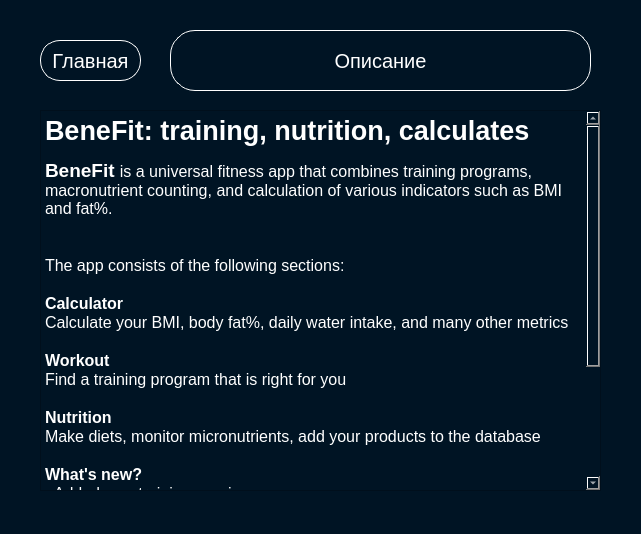
<?xml version="1.0" encoding="UTF-8"?>
<ui version="4.0">
 <class>Dialog</class>
 <widget class="QDialog" name="Dialog">
  <property name="geometry">
   <rect>
    <x>0</x>
    <y>0</y>
    <width>641</width>
    <height>534</height>
   </rect>
  </property>
  <property name="windowTitle">
   <string>Dialog</string>
  </property>
  <property name="styleSheet">
   <string notr="true">background-color:#001424;
color:#fff;
font-family: &quot;Franklin Gothic Mediumi&quot;,sand-serif; </string>
  </property>
  <widget class="QPushButton" name="pushButton_header">
   <property name="geometry">
    <rect>
     <x>170</x>
     <y>30</y>
     <width>421</width>
     <height>61</height>
    </rect>
   </property>
   <property name="styleSheet">
    <string notr="true">border:1px solid #fff;
border-radius:25px;
font-size:20px;
color:#fff;</string>
   </property>
   <property name="text">
    <string>Описание</string>
   </property>
  </widget>
  <widget class="QTextBrowser" name="textBrowser_ru">
   <property name="geometry">
    <rect>
     <x>40</x>
     <y>110</y>
     <width>561</width>
     <height>381</height>
    </rect>
   </property>
   <property name="html">
    <string>&lt;!DOCTYPE HTML PUBLIC &quot;-//W3C//DTD HTML 4.0//EN&quot; &quot;http://www.w3.org/TR/REC-html40/strict.dtd&quot;&gt;
&lt;html&gt;&lt;head&gt;&lt;meta name=&quot;qrichtext&quot; content=&quot;1&quot; /&gt;&lt;style type=&quot;text/css&quot;&gt;
p, li { white-space: pre-wrap; }
&lt;/style&gt;&lt;/head&gt;&lt;body style=&quot; font-family:'Franklin Gothic Mediumi','sand-serif'; font-size:8.25pt; font-weight:400; font-style:normal;&quot;&gt;
&lt;p style=&quot; margin-top:0px; margin-bottom:0px; margin-left:0px; margin-right:0px; -qt-block-indent:0; text-indent:0px;&quot;&gt;&lt;span style=&quot; font-size:20pt; font-weight:600;&quot;&gt;BeneFit: тренировки, питание, расчеты&lt;/span&gt;&lt;/p&gt;
&lt;p style=&quot; margin-top:12px; margin-bottom:12px; margin-left:0px; margin-right:0px; -qt-block-indent:0; text-indent:0px;&quot;&gt;&lt;span style=&quot; font-size:8pt;&quot;&gt;&lt;br /&gt;&lt;/span&gt;&lt;span style=&quot; font-size:14pt; font-weight:600;&quot;&gt;BeneFit&lt;/span&gt;&lt;span style=&quot; font-size:12pt;&quot;&gt; - это универсальное фитнес приложение, объединяющее программы тренировок,подсчет макронутриентов, расчет различных показателей,таких как ИМТ и % жира.&lt;/span&gt;&lt;/p&gt;
&lt;p style=&quot;-qt-paragraph-type:empty; margin-top:12px; margin-bottom:12px; margin-left:0px; margin-right:0px; -qt-block-indent:0; text-indent:0px;&quot;&gt;&lt;br /&gt;&lt;/p&gt;
&lt;p style=&quot; margin-top:12px; margin-bottom:12px; margin-left:0px; margin-right:0px; -qt-block-indent:0; text-indent:0px;&quot;&gt;&lt;span style=&quot; font-size:8pt;&quot;&gt;&lt;br /&gt;&lt;/span&gt;&lt;span style=&quot; font-size:12pt;&quot;&gt;Приложение состоит из следующих разделов:&lt;/span&gt;&lt;/p&gt;
&lt;p style=&quot; margin-top:12px; margin-bottom:12px; margin-left:0px; margin-right:0px; -qt-block-indent:0; text-indent:0px;&quot;&gt;&lt;span style=&quot; font-size:8pt;&quot;&gt;&lt;br /&gt;&lt;/span&gt;&lt;span style=&quot; font-size:12pt; font-weight:600;&quot;&gt;Калькулятор&lt;/span&gt;&lt;/p&gt;
&lt;p style=&quot; margin-top:12px; margin-bottom:12px; margin-left:0px; margin-right:0px; -qt-block-indent:0; text-indent:0px;&quot;&gt;&lt;span style=&quot; font-size:12pt;&quot;&gt;Рассчитайте ИМТ, % жира, дневную норму воды и множество других показателей&lt;/span&gt;&lt;/p&gt;
&lt;p style=&quot;-qt-paragraph-type:empty; margin-top:12px; margin-bottom:12px; margin-left:0px; margin-right:0px; -qt-block-indent:0; text-indent:0px; font-size:12pt;&quot;&gt;&lt;br /&gt;&lt;/p&gt;
&lt;p style=&quot; margin-top:12px; margin-bottom:12px; margin-left:0px; margin-right:0px; -qt-block-indent:0; text-indent:0px;&quot;&gt;&lt;span style=&quot; font-size:12pt; font-weight:600;&quot;&gt;Тренировки&lt;/span&gt;&lt;/p&gt;
&lt;p style=&quot; margin-top:12px; margin-bottom:12px; margin-left:0px; margin-right:0px; -qt-block-indent:0; text-indent:0px;&quot;&gt;&lt;span style=&quot; font-size:12pt;&quot;&gt;Найдите программу тренировок подходящую имеено вам&lt;/span&gt;&lt;/p&gt;
&lt;p style=&quot;-qt-paragraph-type:empty; margin-top:12px; margin-bottom:12px; margin-left:0px; margin-right:0px; -qt-block-indent:0; text-indent:0px; font-size:12pt;&quot;&gt;&lt;br /&gt;&lt;/p&gt;
&lt;p style=&quot; margin-top:12px; margin-bottom:12px; margin-left:0px; margin-right:0px; -qt-block-indent:0; text-indent:0px;&quot;&gt;&lt;span style=&quot; font-size:12pt; font-weight:600;&quot;&gt;Питание&lt;/span&gt;&lt;/p&gt;
&lt;p style=&quot; margin-top:12px; margin-bottom:12px; margin-left:0px; margin-right:0px; -qt-block-indent:0; text-indent:0px;&quot;&gt;&lt;span style=&quot; font-size:12pt;&quot;&gt;Составляйте рационы, следите за макронутриетами, добавляйте свои продукты в базу данных&lt;/span&gt;&lt;span style=&quot; font-size:8pt;&quot;&gt;&lt;br /&gt;&lt;/span&gt;&lt;/p&gt;
&lt;p style=&quot; margin-top:12px; margin-bottom:12px; margin-left:0px; margin-right:0px; -qt-block-indent:0; text-indent:0px;&quot;&gt;&lt;span style=&quot; font-size:12pt; font-weight:600;&quot;&gt;Что нового?&lt;/span&gt;&lt;/p&gt;
&lt;p style=&quot; margin-top:12px; margin-bottom:12px; margin-left:0px; margin-right:0px; -qt-block-indent:0; text-indent:0px;&quot;&gt;&lt;span style=&quot; font-size:12pt;&quot;&gt;- Добавлены новые тренировки&lt;/span&gt;&lt;/p&gt;
&lt;p style=&quot; margin-top:12px; margin-bottom:12px; margin-left:0px; margin-right:0px; -qt-block-indent:0; text-indent:0px;&quot;&gt;&lt;span style=&quot; font-size:12pt;&quot;&gt;- Исправлены некоторые ошибки&lt;/span&gt;&lt;/p&gt;
&lt;p style=&quot; margin-top:12px; margin-bottom:12px; margin-left:0px; margin-right:0px; -qt-block-indent:0; text-indent:0px;&quot;&gt;&lt;span style=&quot; font-size:12pt;&quot;&gt;- Оптимизирован код&lt;/span&gt;&lt;/p&gt;
&lt;p style=&quot; margin-top:12px; margin-bottom:12px; margin-left:0px; margin-right:0px; -qt-block-indent:0; text-indent:0px;&quot;&gt;&lt;span style=&quot; font-size:12pt;&quot;&gt;- Добавлены контакты&lt;/span&gt;&lt;/p&gt;
&lt;p style=&quot; margin-top:12px; margin-bottom:12px; margin-left:0px; margin-right:0px; -qt-block-indent:0; text-indent:0px;&quot;&gt;&lt;span style=&quot; font-size:12pt;&quot;&gt;- v.0.8.2&lt;/span&gt;&lt;/p&gt;
&lt;p style=&quot;-qt-paragraph-type:empty; margin-top:12px; margin-bottom:12px; margin-left:0px; margin-right:0px; -qt-block-indent:0; text-indent:0px; font-size:12pt;&quot;&gt;&lt;br /&gt;&lt;/p&gt;
&lt;p style=&quot; margin-top:12px; margin-bottom:12px; margin-left:0px; margin-right:0px; -qt-block-indent:0; text-indent:0px;&quot;&gt;&lt;span style=&quot; font-size:12pt; font-weight:600;&quot;&gt;Контакты&lt;/span&gt;&lt;/p&gt;
&lt;p style=&quot; margin-top:12px; margin-bottom:12px; margin-left:0px; margin-right:0px; -qt-block-indent:0; text-indent:0px;&quot;&gt;&lt;span style=&quot; font-size:12pt;&quot;&gt;По всем вопросам и предложениям пишите на &lt;/span&gt;&lt;/p&gt;
&lt;p style=&quot; margin-top:12px; margin-bottom:12px; margin-left:0px; margin-right:0px; -qt-block-indent:0; text-indent:0px;&quot;&gt;&lt;span style=&quot; font-size:12pt; font-weight:600;&quot;&gt;benefitapphelp@yandex.ru&lt;/span&gt;&lt;/p&gt;&lt;/body&gt;&lt;/html&gt;</string>
   </property>
  </widget>
  <widget class="QPushButton" name="pushButton_back">
   <property name="geometry">
    <rect>
     <x>40</x>
     <y>40</y>
     <width>101</width>
     <height>41</height>
    </rect>
   </property>
   <property name="styleSheet">
    <string notr="true">border:1px solid #fff;
border-radius:20px;
font-size:20px;
color:#fff;
</string>
   </property>
   <property name="text">
    <string>Главная</string>
   </property>
  </widget>
  <widget class="QTextBrowser" name="textBrowser_en">
   <property name="geometry">
    <rect>
     <x>40</x>
     <y>110</y>
     <width>561</width>
     <height>381</height>
    </rect>
   </property>
   <property name="html">
    <string>&lt;!DOCTYPE HTML PUBLIC &quot;-//W3C//DTD HTML 4.0//EN&quot; &quot;http://www.w3.org/TR/REC-html40/strict.dtd&quot;&gt;
&lt;html&gt;&lt;head&gt;&lt;meta name=&quot;qrichtext&quot; content=&quot;1&quot; /&gt;&lt;style type=&quot;text/css&quot;&gt;
p, li { white-space: pre-wrap; }
&lt;/style&gt;&lt;/head&gt;&lt;body style=&quot; font-family:'Franklin Gothic Mediumi','sand-serif'; font-size:8.25pt; font-weight:400; font-style:normal;&quot;&gt;
&lt;p style=&quot; margin-top:0px; margin-bottom:0px; margin-left:0px; margin-right:0px; -qt-block-indent:0; text-indent:0px;&quot;&gt;&lt;span style=&quot; font-size:20pt; font-weight:600;&quot;&gt;BeneFit: training, nutrition, calculates&lt;/span&gt;&lt;/p&gt;
&lt;p style=&quot;-qt-paragraph-type:empty; margin-top:0px; margin-bottom:0px; margin-left:0px; margin-right:0px; -qt-block-indent:0; text-indent:0px;&quot;&gt;&lt;br /&gt;&lt;/p&gt;
&lt;p style=&quot; margin-top:0px; margin-bottom:0px; margin-left:0px; margin-right:0px; -qt-block-indent:0; text-indent:0px;&quot;&gt;&lt;span style=&quot; font-size:14pt; font-weight:600;&quot;&gt;BeneFit&lt;/span&gt;&lt;span style=&quot; font-size:14pt;&quot;&gt; &lt;/span&gt;&lt;span style=&quot; font-size:12pt;&quot;&gt;is a universal fitness app that combines training programs, macronutrient counting, and calculation of various indicators such as BMI and fat%.&lt;/span&gt;&lt;/p&gt;
&lt;p style=&quot;-qt-paragraph-type:empty; margin-top:0px; margin-bottom:0px; margin-left:0px; margin-right:0px; -qt-block-indent:0; text-indent:0px; font-size:12pt;&quot;&gt;&lt;br /&gt;&lt;/p&gt;
&lt;p style=&quot;-qt-paragraph-type:empty; margin-top:0px; margin-bottom:0px; margin-left:0px; margin-right:0px; -qt-block-indent:0; text-indent:0px; font-size:12pt;&quot;&gt;&lt;br /&gt;&lt;/p&gt;
&lt;p style=&quot; margin-top:0px; margin-bottom:0px; margin-left:0px; margin-right:0px; -qt-block-indent:0; text-indent:0px;&quot;&gt;&lt;span style=&quot; font-size:12pt;&quot;&gt;The app consists of the following sections: &lt;/span&gt;&lt;/p&gt;
&lt;p style=&quot;-qt-paragraph-type:empty; margin-top:0px; margin-bottom:0px; margin-left:0px; margin-right:0px; -qt-block-indent:0; text-indent:0px; font-size:12pt;&quot;&gt;&lt;br /&gt;&lt;/p&gt;
&lt;p style=&quot; margin-top:0px; margin-bottom:0px; margin-left:0px; margin-right:0px; -qt-block-indent:0; text-indent:0px;&quot;&gt;&lt;span style=&quot; font-size:12pt; font-weight:600;&quot;&gt;Calculator&lt;/span&gt;&lt;/p&gt;
&lt;p style=&quot; margin-top:0px; margin-bottom:0px; margin-left:0px; margin-right:0px; -qt-block-indent:0; text-indent:0px;&quot;&gt;&lt;span style=&quot; font-size:12pt;&quot;&gt;Calculate your BMI, body fat%, daily water intake, and many other metrics&lt;/span&gt;&lt;/p&gt;
&lt;p style=&quot;-qt-paragraph-type:empty; margin-top:0px; margin-bottom:0px; margin-left:0px; margin-right:0px; -qt-block-indent:0; text-indent:0px; font-size:12pt;&quot;&gt;&lt;br /&gt;&lt;/p&gt;
&lt;p style=&quot; margin-top:0px; margin-bottom:0px; margin-left:0px; margin-right:0px; -qt-block-indent:0; text-indent:0px;&quot;&gt;&lt;span style=&quot; font-size:12pt; font-weight:600;&quot;&gt;Workout &lt;/span&gt;&lt;/p&gt;
&lt;p style=&quot; margin-top:0px; margin-bottom:0px; margin-left:0px; margin-right:0px; -qt-block-indent:0; text-indent:0px;&quot;&gt;&lt;span style=&quot; font-size:12pt;&quot;&gt;Find a training program that is right for you&lt;/span&gt;&lt;/p&gt;
&lt;p style=&quot;-qt-paragraph-type:empty; margin-top:0px; margin-bottom:0px; margin-left:0px; margin-right:0px; -qt-block-indent:0; text-indent:0px; font-size:12pt;&quot;&gt;&lt;br /&gt;&lt;/p&gt;
&lt;p style=&quot; margin-top:0px; margin-bottom:0px; margin-left:0px; margin-right:0px; -qt-block-indent:0; text-indent:0px;&quot;&gt;&lt;span style=&quot; font-size:12pt; font-weight:600;&quot;&gt;Nutrition&lt;/span&gt;&lt;/p&gt;
&lt;p style=&quot; margin-top:0px; margin-bottom:0px; margin-left:0px; margin-right:0px; -qt-block-indent:0; text-indent:0px;&quot;&gt;&lt;span style=&quot; font-size:12pt;&quot;&gt;Make diets, monitor micronutrients, add your products to the database&lt;/span&gt;&lt;/p&gt;
&lt;p style=&quot;-qt-paragraph-type:empty; margin-top:0px; margin-bottom:0px; margin-left:0px; margin-right:0px; -qt-block-indent:0; text-indent:0px; font-size:12pt;&quot;&gt;&lt;br /&gt;&lt;/p&gt;
&lt;p style=&quot; margin-top:0px; margin-bottom:0px; margin-left:0px; margin-right:0px; -qt-block-indent:0; text-indent:0px;&quot;&gt;&lt;span style=&quot; font-size:12pt; font-weight:600;&quot;&gt;What's new?&lt;/span&gt;&lt;/p&gt;
&lt;p style=&quot; margin-top:0px; margin-bottom:0px; margin-left:0px; margin-right:0px; -qt-block-indent:0; text-indent:0px;&quot;&gt;&lt;span style=&quot; font-size:12pt;&quot;&gt;- Added new training sessions&lt;/span&gt;&lt;/p&gt;
&lt;p style=&quot; margin-top:0px; margin-bottom:0px; margin-left:0px; margin-right:0px; -qt-block-indent:0; text-indent:0px;&quot;&gt;&lt;span style=&quot; font-size:12pt;&quot;&gt;- Fixed some bugs&lt;/span&gt;&lt;/p&gt;
&lt;p style=&quot; margin-top:0px; margin-bottom:0px; margin-left:0px; margin-right:0px; -qt-block-indent:0; text-indent:0px;&quot;&gt;&lt;span style=&quot; font-size:12pt;&quot;&gt;- Optimized code&lt;/span&gt;&lt;/p&gt;
&lt;p style=&quot; margin-top:0px; margin-bottom:0px; margin-left:0px; margin-right:0px; -qt-block-indent:0; text-indent:0px;&quot;&gt;&lt;span style=&quot; font-size:12pt;&quot;&gt;- Added contacts&lt;/span&gt;&lt;/p&gt;
&lt;p style=&quot; margin-top:0px; margin-bottom:0px; margin-left:0px; margin-right:0px; -qt-block-indent:0; text-indent:0px;&quot;&gt;&lt;span style=&quot; font-size:12pt;&quot;&gt;-V. 0. 8. 2&lt;/span&gt;&lt;/p&gt;
&lt;p style=&quot;-qt-paragraph-type:empty; margin-top:0px; margin-bottom:0px; margin-left:0px; margin-right:0px; -qt-block-indent:0; text-indent:0px; font-size:12pt;&quot;&gt;&lt;br /&gt;&lt;/p&gt;
&lt;p style=&quot; margin-top:0px; margin-bottom:0px; margin-left:0px; margin-right:0px; -qt-block-indent:0; text-indent:0px;&quot;&gt;&lt;span style=&quot; font-size:12pt; font-weight:600;&quot;&gt;Contacts&lt;/span&gt;&lt;/p&gt;
&lt;p style=&quot; margin-top:0px; margin-bottom:0px; margin-left:0px; margin-right:0px; -qt-block-indent:0; text-indent:0px;&quot;&gt;&lt;span style=&quot; font-size:12pt;&quot;&gt;For all questions and suggestions, write to&lt;/span&gt;&lt;/p&gt;
&lt;p style=&quot; margin-top:0px; margin-bottom:0px; margin-left:0px; margin-right:0px; -qt-block-indent:0; text-indent:0px;&quot;&gt;&lt;span style=&quot; font-size:12pt; font-weight:600; color:#ffffff;&quot;&gt;benefitapphelp@yandex.ru&lt;/span&gt;&lt;/p&gt;&lt;/body&gt;&lt;/html&gt;</string>
   </property>
  </widget>
 </widget>
 <resources/>
 <connections/>
</ui>
